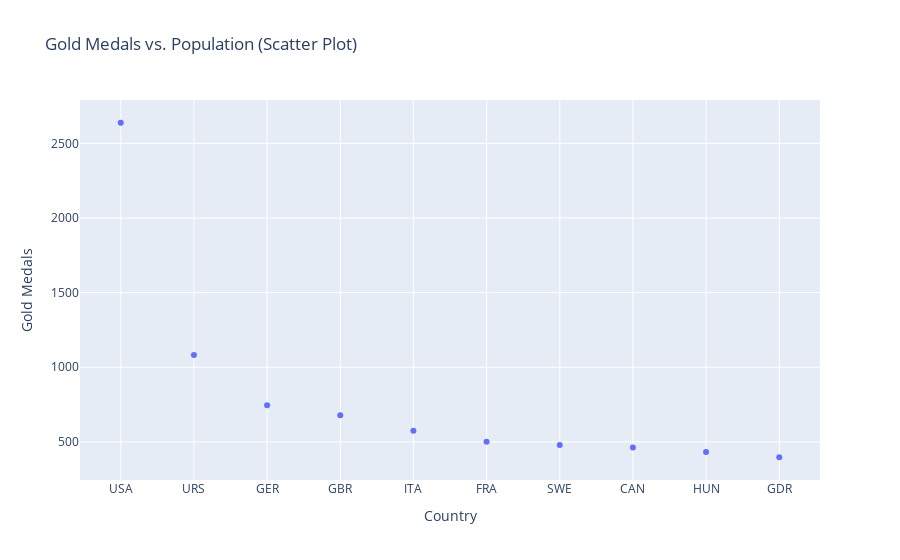

The cell this chart's notebook holds for it:
### Code cell
fig = px.scatter(data_frame=df_res, x='Country', y='Gold Medals', title='Gold Medals vs. Population (Scatter Plot)')
fig.show()

### Figure 1 — Plotly figure (JSON) as saved in the notebook; plotly's stock layout.template omitted (floating-point values rounded to 4 significant figures)
{"data": [{"hovertemplate": "Country=%{x}<br>Gold Medals=%{y}<extra></extra>", "legendgroup": "", "marker": {"color": "#636efa", "symbol": "circle"}, "mode": "markers", "name": "", "orientation": "v", "showlegend": false, "type": "scatter", "x": ["USA", "URS", "GER", "GBR", "ITA", "FRA", "SWE", "CAN", "HUN", "GDR"], "xaxis": "x", "y": [2638, 1082, 745, 678, 575, 501, 479, 463, 432, 397], "yaxis": "y"}], "layout": {"autosize": true, "legend": {"tracegroupgap": 0}, "title": {"text": "Gold Medals vs. Population (Scatter Plot)"}, "xaxis": {"anchor": "y", "autorange": true, "domain": [0, 1], "range": [-0.5446, 9.545], "title": {"text": "Country"}, "type": "category"}, "yaxis": {"anchor": "x", "autorange": true, "domain": [0, 1], "range": [212.1, 2823.0], "title": {"text": "Gold Medals"}, "type": "linear"}}}
